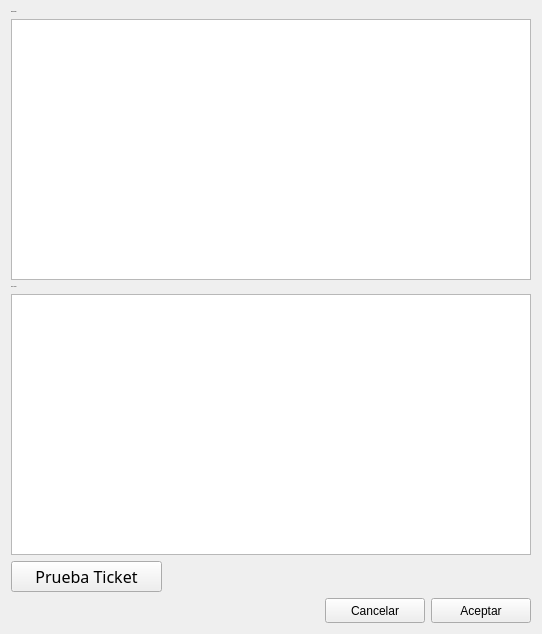
<?xml version="1.0" encoding="UTF-8"?>
<ui version="4.0">
 <class>Form</class>
 <widget class="QWidget" name="Form">
  <property name="geometry">
   <rect>
    <x>0</x>
    <y>0</y>
    <width>542</width>
    <height>634</height>
   </rect>
  </property>
  <property name="windowTitle">
   <string>Form</string>
  </property>
  <property name="styleSheet">
   <string notr="true">QDialog{
background-color: rgb(255, 255, 255);
font: 75 12pt &quot;Arial&quot;;
}


QLabel{
    display: block;
    font: 15px Arial, Helvetica, sans-serif;
    margin-bottom: 15px;
}

QPushButton#pushButton_Aceptar{
background-color: white;
color: rgb(0, 186, 0)
}

QPushButton#pushButton_Aceptar:hover{
color:white;
background-color: rgb(0, 184, 0);
}

QPushButton#pushButton_Ticket{
background-color: white;
color:rgb(100, 186, 177);
}

QPushButton#pushButton_Ticket:hover{
color:white;
background-color: rgb(100, 186, 177);
}


QPushButton#pushButton_Cancelar{
background-color: white;
color: rgb(186, 0, 0);
}

QPushButton#pushButton_Cancelar:hover{
background-color: rgb(186, 0, 0);
color: white;
}

QComboBox{
	border: 1px solid Black;
	background-color: #fff;
	border-radius: 4px;
}

QWidget{
background-color: rgb(255, 255, 255);
}


QLineEdit{
border: 1px solid Black;
background-color: rgb(255, 255, 255);
border-radius: 3px;
}


background-color: rgb(255, 255, 255);


</string>
  </property>
  <layout class="QGridLayout" name="gridLayout">
   <item row="0" column="0">
    <widget class="QLabel" name="label">
     <property name="font">
      <font>
       <family>Arial</family>
       <pointsize>-1</pointsize>
       <weight>50</weight>
       <italic>false</italic>
       <bold>false</bold>
      </font>
     </property>
     <property name="text">
      <string>Encabezado:</string>
     </property>
    </widget>
   </item>
   <item row="2" column="0">
    <widget class="QLabel" name="label_2">
     <property name="font">
      <font>
       <family>Arial</family>
       <pointsize>-1</pointsize>
       <weight>50</weight>
       <italic>false</italic>
       <bold>false</bold>
      </font>
     </property>
     <property name="text">
      <string>Pie de ticket:</string>
     </property>
    </widget>
   </item>
   <item row="3" column="0" colspan="4">
    <widget class="QTextEdit" name="textEdit_Pie"/>
   </item>
   <item row="5" column="3">
    <widget class="QPushButton" name="pushButton_Aceptar">
     <property name="minimumSize">
      <size>
       <width>100</width>
       <height>25</height>
      </size>
     </property>
     <property name="maximumSize">
      <size>
       <width>100</width>
       <height>25</height>
      </size>
     </property>
     <property name="text">
      <string>Aceptar</string>
     </property>
     <property name="icon">
      <iconset>
       <normaloff>imagenes/iconos/guardar.png</normaloff>imagenes/iconos/guardar.png</iconset>
     </property>
    </widget>
   </item>
   <item row="5" column="2">
    <widget class="QPushButton" name="pushButton_Cancelar">
     <property name="minimumSize">
      <size>
       <width>100</width>
       <height>25</height>
      </size>
     </property>
     <property name="maximumSize">
      <size>
       <width>100</width>
       <height>25</height>
      </size>
     </property>
     <property name="text">
      <string>Cancelar</string>
     </property>
     <property name="icon">
      <iconset>
       <normaloff>imagenes/iconos/cancelar.png</normaloff>imagenes/iconos/cancelar.png</iconset>
     </property>
    </widget>
   </item>
   <item row="1" column="0" colspan="4">
    <widget class="QTextEdit" name="textEdit_Encabezado"/>
   </item>
   <item row="4" column="0">
    <widget class="QPushButton" name="pushButton_Ticket">
     <property name="sizePolicy">
      <sizepolicy hsizetype="Minimum" vsizetype="Minimum">
       <horstretch>0</horstretch>
       <verstretch>0</verstretch>
      </sizepolicy>
     </property>
     <property name="font">
      <font>
       <family>Javanese Text</family>
       <pointsize>12</pointsize>
       <weight>50</weight>
       <bold>false</bold>
      </font>
     </property>
     <property name="styleSheet">
      <string notr="true"/>
     </property>
     <property name="text">
      <string>Prueba Ticket</string>
     </property>
     <property name="icon">
      <iconset>
       <normaloff>Imagenes/ticket.png</normaloff>Imagenes/ticket.png</iconset>
     </property>
     <property name="iconSize">
      <size>
       <width>20</width>
       <height>20</height>
      </size>
     </property>
    </widget>
   </item>
  </layout>
 </widget>
 <resources/>
 <connections/>
</ui>
